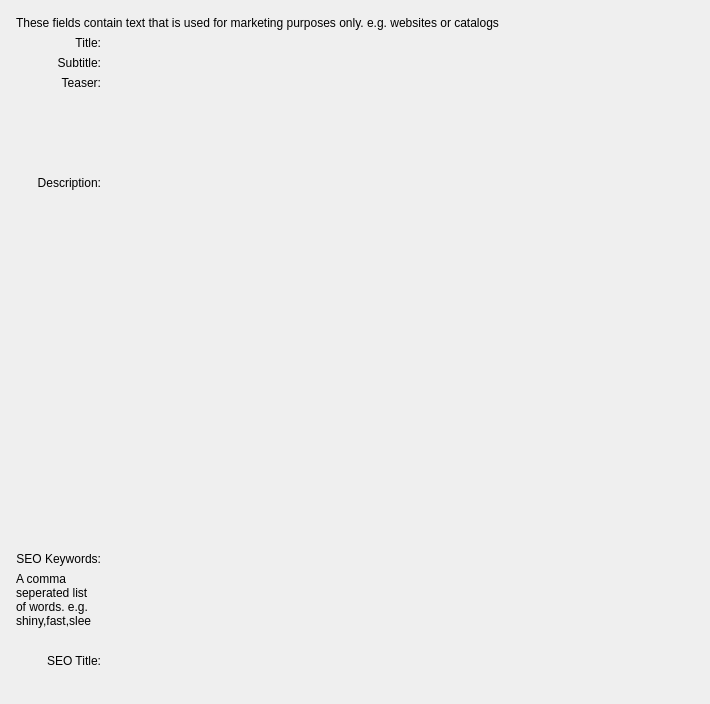
<?xml version="1.0" encoding="UTF-8"?>
<ui version="4.0">
 <comment>This file is part of the xDruple for xTuple ERP, and is
Copyright (c) 1999-2015 by OpenMFG LLC, d/b/a xTuple.
It is licensed to you under the xTuple End-User License Agreement
("the EULA"), the full text of which is available at www.xtuple.com/EULA
While the EULA gives you access to source code and encourages your
involvement in the development process, this Package is not free software.
By using this software, you agree to be bound by the terms of the EULA.</comment>
 <class>itemMarketing</class>
 <widget class="QWidget" name="itemMarketing">
  <property name="geometry">
   <rect>
    <x>0</x>
    <y>0</y>
    <width>710</width>
    <height>704</height>
   </rect>
  </property>
  <property name="windowTitle">
   <string>Attributes</string>
  </property>
  <layout class="QVBoxLayout">
   <item>
    <spacer name="verticalSpacer_2">
     <property name="orientation">
      <enum>Qt::Vertical</enum>
     </property>
     <property name="sizeType">
      <enum>QSizePolicy::Fixed</enum>
     </property>
     <property name="sizeHint" stdset="0">
      <size>
       <width>20</width>
       <height>5</height>
      </size>
     </property>
    </spacer>
   </item>
   <item>
    <layout class="QHBoxLayout" name="horizontalLayout_6">
     <item>
      <spacer name="horizontalSpacer">
       <property name="orientation">
        <enum>Qt::Horizontal</enum>
       </property>
       <property name="sizeType">
        <enum>QSizePolicy::Fixed</enum>
       </property>
       <property name="sizeHint" stdset="0">
        <size>
         <width>5</width>
         <height>20</height>
        </size>
       </property>
      </spacer>
     </item>
     <item>
      <layout class="QVBoxLayout" name="verticalLayout_7">
       <item>
        <widget class="QLabel" name="_marketHeaderLit">
         <property name="text">
          <string>These fields contain text that is used for marketing purposes only. e.g. websites or catalogs</string>
         </property>
        </widget>
       </item>
       <item>
        <layout class="QGridLayout" name="gridLayout">
         <item row="4" column="1">
          <layout class="QVBoxLayout" name="verticalLayout_5">
           <item>
            <widget class="QLabel" name="_marketSeoKeyLit">
             <property name="text">
              <string>SEO Keywords:</string>
             </property>
             <property name="alignment">
              <set>Qt::AlignRight|Qt::AlignTrailing|Qt::AlignVCenter</set>
             </property>
            </widget>
           </item>
           <item>
            <widget class="QLabel" name="label">
             <property name="maximumSize">
              <size>
               <width>75</width>
               <height>16777215</height>
              </size>
             </property>
             <property name="text">
              <string>A comma seperated list of words. e.g. shiny,fast,sleek</string>
             </property>
             <property name="wordWrap">
              <bool>true</bool>
             </property>
            </widget>
           </item>
           <item>
            <spacer name="verticalSpacer_5">
             <property name="orientation">
              <enum>Qt::Vertical</enum>
             </property>
             <property name="sizeType">
              <enum>QSizePolicy::Maximum</enum>
             </property>
             <property name="sizeHint" stdset="0">
              <size>
               <width>20</width>
               <height>20</height>
              </size>
             </property>
            </spacer>
           </item>
          </layout>
         </item>
         <item row="3" column="1">
          <layout class="QVBoxLayout" name="verticalLayout_4">
           <item>
            <widget class="QLabel" name="_marketDescripLit">
             <property name="text">
              <string>Description:</string>
             </property>
             <property name="alignment">
              <set>Qt::AlignRight|Qt::AlignTrailing|Qt::AlignVCenter</set>
             </property>
            </widget>
           </item>
           <item>
            <spacer name="verticalSpacer_4">
             <property name="orientation">
              <enum>Qt::Vertical</enum>
             </property>
             <property name="sizeHint" stdset="0">
              <size>
               <width>20</width>
               <height>40</height>
              </size>
             </property>
            </spacer>
           </item>
          </layout>
         </item>
         <item row="0" column="1">
          <widget class="QLabel" name="_marketTitleLit">
           <property name="text">
            <string>Title:</string>
           </property>
           <property name="alignment">
            <set>Qt::AlignRight|Qt::AlignTrailing|Qt::AlignVCenter</set>
           </property>
          </widget>
         </item>
         <item row="1" column="1">
          <widget class="QLabel" name="_marketSubtitleLit">
           <property name="text">
            <string>Subtitle:</string>
           </property>
           <property name="alignment">
            <set>Qt::AlignRight|Qt::AlignTrailing|Qt::AlignVCenter</set>
           </property>
          </widget>
         </item>
         <item row="5" column="1">
          <widget class="QLabel" name="_marketSeoTitleLit">
           <property name="text">
            <string>SEO Title:</string>
           </property>
           <property name="alignment">
            <set>Qt::AlignRight|Qt::AlignTrailing|Qt::AlignVCenter</set>
           </property>
          </widget>
         </item>
         <item row="2" column="1">
          <layout class="QVBoxLayout" name="verticalLayout">
           <item>
            <widget class="QLabel" name="_marketTeaserLit">
             <property name="text">
              <string>Teaser:</string>
             </property>
             <property name="alignment">
              <set>Qt::AlignRight|Qt::AlignTrailing|Qt::AlignVCenter</set>
             </property>
            </widget>
           </item>
           <item>
            <spacer name="verticalSpacer_3">
             <property name="orientation">
              <enum>Qt::Vertical</enum>
             </property>
             <property name="sizeType">
              <enum>QSizePolicy::Maximum</enum>
             </property>
             <property name="sizeHint" stdset="0">
              <size>
               <width>20</width>
               <height>80</height>
              </size>
             </property>
            </spacer>
           </item>
          </layout>
         </item>
         <item row="0" column="2">
          <widget class="XLineEdit" name="_marketTitle"/>
         </item>
         <item row="1" column="2">
          <widget class="XLineEdit" name="_marketSubtitle"/>
         </item>
         <item row="2" column="2">
          <widget class="XTextEdit" name="_marketTeaser">
           <property name="maximumSize">
            <size>
             <width>16777215</width>
             <height>100</height>
            </size>
           </property>
          </widget>
         </item>
         <item row="4" column="2">
          <widget class="XTextEdit" name="_marketSeoKey">
           <property name="maximumSize">
            <size>
             <width>16777215</width>
             <height>100</height>
            </size>
           </property>
          </widget>
         </item>
         <item row="5" column="2">
          <widget class="XLineEdit" name="_marketSeoTitle"/>
         </item>
         <item row="3" column="2">
          <widget class="XTextEdit" name="_marketDescrip"/>
         </item>
        </layout>
       </item>
       <item>
        <spacer name="verticalSpacer_6">
         <property name="orientation">
          <enum>Qt::Vertical</enum>
         </property>
         <property name="sizeType">
          <enum>QSizePolicy::Minimum</enum>
         </property>
         <property name="sizeHint" stdset="0">
          <size>
           <width>20</width>
           <height>20</height>
          </size>
         </property>
        </spacer>
       </item>
      </layout>
     </item>
     <item>
      <spacer name="horizontalSpacer_2">
       <property name="orientation">
        <enum>Qt::Horizontal</enum>
       </property>
       <property name="sizeType">
        <enum>QSizePolicy::Fixed</enum>
       </property>
       <property name="sizeHint" stdset="0">
        <size>
         <width>5</width>
         <height>20</height>
        </size>
       </property>
      </spacer>
     </item>
    </layout>
   </item>
   <item>
    <spacer name="verticalSpacer">
     <property name="orientation">
      <enum>Qt::Vertical</enum>
     </property>
     <property name="sizeType">
      <enum>QSizePolicy::Fixed</enum>
     </property>
     <property name="sizeHint" stdset="0">
      <size>
       <width>20</width>
       <height>5</height>
      </size>
     </property>
    </spacer>
   </item>
  </layout>
 </widget>
 <layoutdefault spacing="6" margin="11"/>
 <customwidgets>
  <customwidget>
   <class>XLineEdit</class>
   <extends></extends>
   <header>xlineedit.h</header>
  </customwidget>
  <customwidget>
   <class>XTextEdit</class>
   <extends></extends>
   <header>xtextedit.h</header>
  </customwidget>
 </customwidgets>
 <includes>
  <include location="global">parameter.h</include>
 </includes>
 <resources/>
 <connections/>
</ui>
